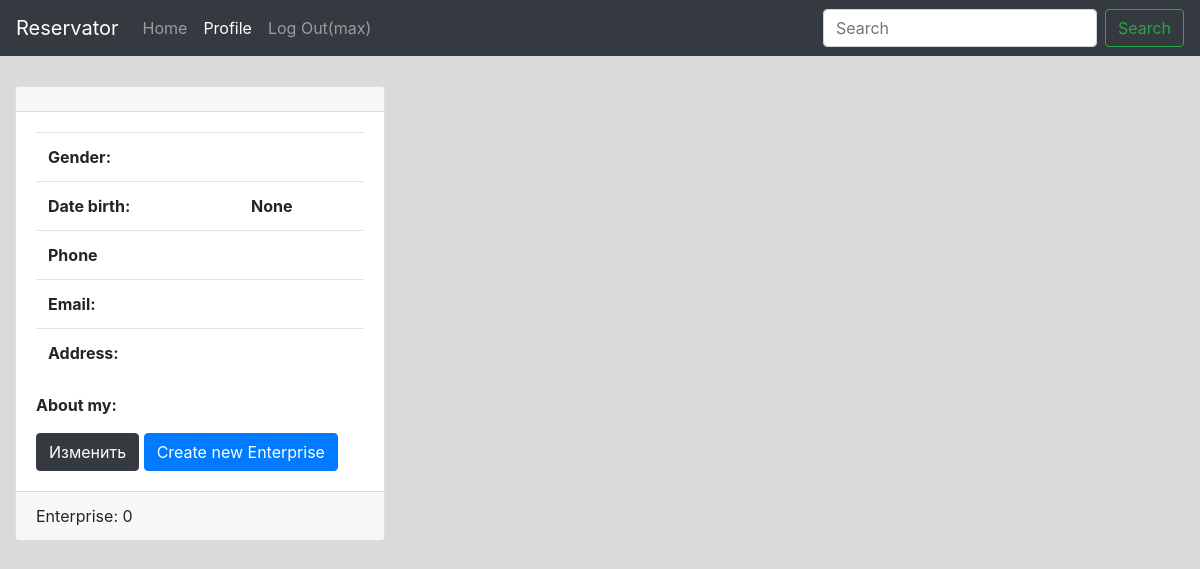
Page /account/profile/ (signed in) on the earlier database version.
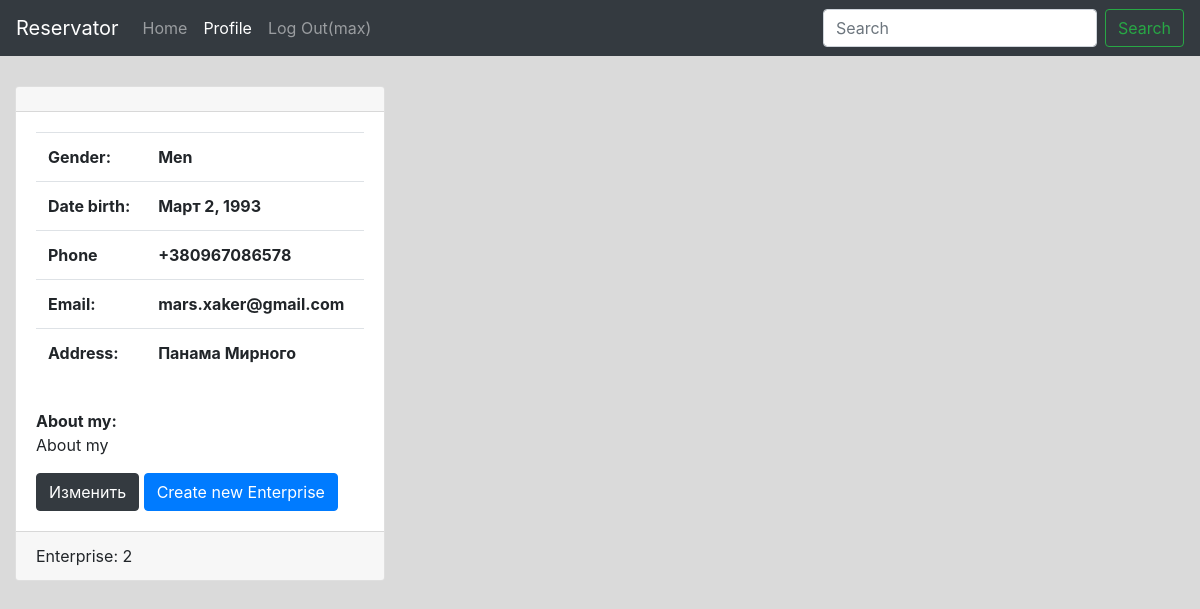
Same page on the later database version.
### account/models.py (models this page shows, shortened)
class ClientProfile(models.Model):
    user = models.OneToOneField(User, unique=True, verbose_name=_('User'))
    sex = models.CharField(choices=SEX, max_length=50, help_text=_(u"Gender"), verbose_name=_(u'Gender'))
    birth = models.DateField(blank=True,
                             help_text=_('You date of birth'), null=True)
    address = models.CharField(max_length=255, help_text=_(u'Contact address: City, Str, apt'),
                               verbose_name=_(u'Address'))
    contact_email = models.EmailField(help_text='example@provider.com', blank=True)
    phone = PhoneNumberField(blank=True, verbose_name=_('Phone'))
    about = models.TextField(help_text=_('Say something about yourself'), blank=True)
    class Meta:
        db_table = "ClientProfile"
        verbose_name = _('Profile')
        verbose_name_plural = _('Profiles')
        unique_together = ('user', 'address', 'contact_email',)

### account/views.py (the view)
@login_required
def profile(request):
    user = request.user
    profile = ClientProfile.objects.get(user=user)
    owner_list = Enterprise.objects.get_list(profile.id)
    template_name = 'account/client_profile.html'
    template_data = {'user': user, 'profile': profile, 'owner_list': owner_list}
    return render(request, template_name, template_data)

### enterprise/models.py (called while the page is built)
    def get_list(self, request_user):
        return Enterprise.objects.filter(owner=request_user)

    def get_queryset(self):
        return EnterpriseQuerySet(self.model, using=self._db)

### account/templates/account/client_profile.html (shortened to what this page needs)
{% extends 'base_index.html' %}
{% load i18n static %}
{% block content %}
    <div class="container-fluid">
    <div class="row">
        <div class="col-sm-4">
            <div class="card">
                <div class="card-header">
                </div>
                <div class="card-body">
                    <table class="table">
                        <tbody>
                        <tr>
                            <th>Gender:</th>
                            <th>{{ profile.sex }}</th>
                        </tr>
                        <tr>
                            <th>Date birth:</th>
                            <th>{{ profile.birth }}</th>
                        </tr>
                        <tr>
                            <th>Phone</th>
                            <th>{{ profile.phone }}</th>
                        </tr>
                        <tr>
                            <th>Email:</th>
                            <th>{{ profile.contact_email }}</th>
                        </tr>
                        <tr>
                            <th>Address:</th>
                            <th>
                                <address class="">
                                    {{ profile.address }}
                                </address>
                            </th>
                        </tr>
                        </tbody>
                    </table>
                    <strong>About my:</strong>
                    <p>
                        {{ profile.about }}
                    </p>
                    <a class='btn btn-dark' href="{% url 'account:edit' %}">{% trans "Change" %}</a>
                    <a class="btn btn-primary" href="{% url 'enterprise:create' %}">Create new Enterprise</a>
                </div>
                <div class="card-footer">
                    {% blocktrans %}Enterprise{% endblocktrans %}: {{ owner_list.count }}
                </div>
            </div>
        </div>
        <div class="col-sm-8">
        </div>
    </div>
{% endblock %}

### templates/base_index.html (shortened to what this page needs)
{% load static %}
<!DOCTYPE html>
<html>
<head>
    <link rel="stylesheet" href="https://maxcdn.bootstrapcdn.com/bootstrap/4.0.0-beta.2/css/bootstrap.min.css"
>
    <link rel="stylesheet" href="//cdnjs.cloudflare.com/ajax/libs/timepicker/1.3.5/jquery.timepicker.min.css">
    <link rel="stylesheet" href="{% static 'css/timedropper.css' %}">
    <link rel="stylesheet" href="{% static 'css/timedropper.min.css' %}">
    <link rel="stylesheet" href="{% static 'css/style.css' %}">
</head>
<body>
{% include 'snippets/header.html' %}
{% block content %}{% endblock %}
</body>
</html>

### templates/snippets/header.html (shortened to what this page needs)
{% url 'enterprise:list' as home %}
<nav class="navbar navbar-expand-lg navbar-dark bg-dark">
  <a class="navbar-brand" href="/">Reservator</a>
  <div class="collapse navbar-collapse" id="navbarText">
    <ul class="navbar-nav mr-auto">
      <li class="nav-item {% if request.path == '/' %}active{% endif %}">
        <a class="nav-link" href="{{ home }}">Home <span class="sr-only">(current)</span></a>
      </li>
			{% if request.user.is_authenticated %}
	      <li class="nav-item {% if request.path == '/account/profile/' %}active{% endif %}">
	        <a class="nav-link" href="{% url 'account:profile' %}">Profile</a>
	      </li>
	      <li class="nav-item">
	        <a class="nav-link" href="{% url 'account:logout' %}">Log Out({{ request.user.username }})</a>
	      </li>
			{% endif %}
    </ul>
		<form class="form-inline my-2 my-lg-0" action="." method="GET">
      <input class="form-control mr-sm-2" type="search" placeholder="Search" aria-label="Search" value="{{ request.GET.q }}" name="q">
      <button class="btn btn-outline-success my-2 my-sm-0" type="submit">Search</button>
    </form>
  </div>
</nav>

### static/css/style.css (style rules this page uses)
body { background-color: #dadada; }
.card { margin-top: 30px; margin-bottom: 30px; }

Differences in the rows shown:
changed ClientProfile: sex (not shown) → "Men"; birth "None" → "Март 2, 1993"; phone (not shown) → "+380967086578"; contact_email (not shown) → "mars.xaker@gmail.com"; address (not shown) → "Панама Мирного"; about (not shown) → "About my"
Other differences:
{{ owner_list.count }}: "0" → "2"
